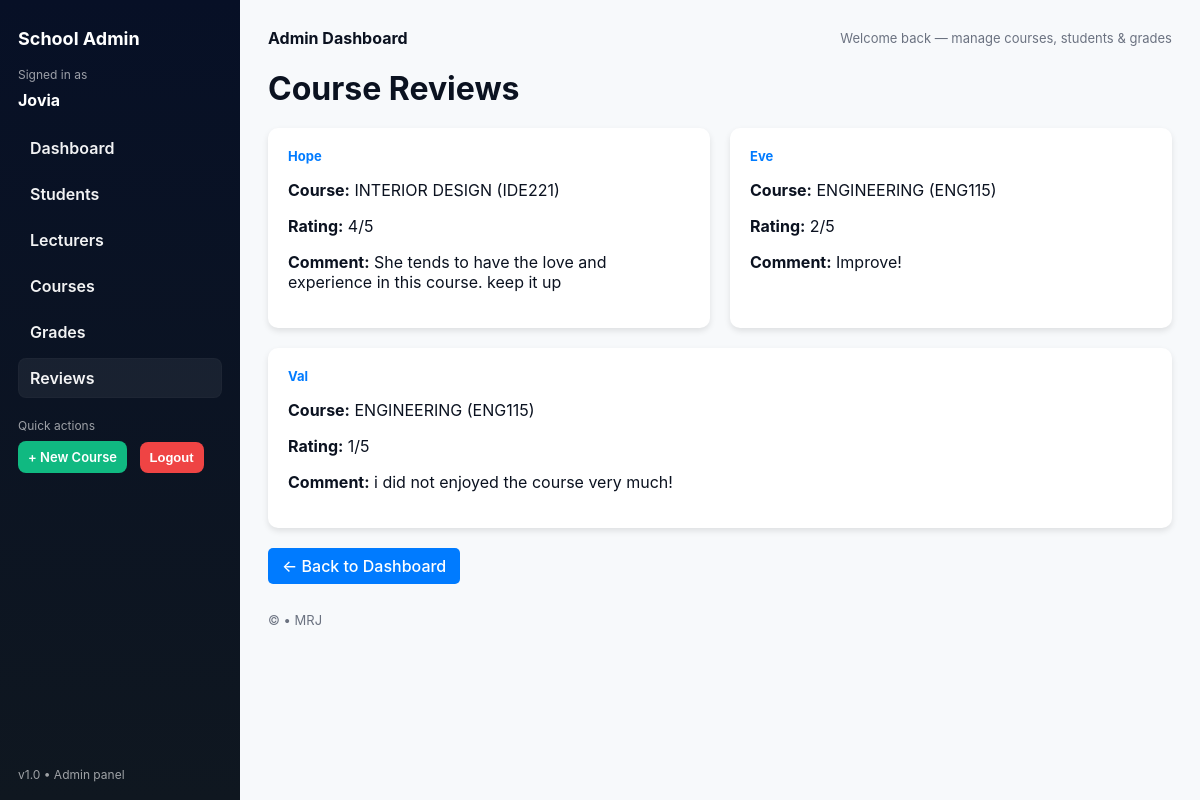
The app's page /reports/dashboard/admin/reviews/ (signed in) with its own data.
### reports/models.py (models this page shows, shortened)
class CourseReview (models.Model):
    course = models.ForeignKey(Course, on_delete=models.CASCADE, related_name='reviews')
    student = models.ForeignKey(Student, on_delete=models.CASCADE)
    rating = models.IntegerField(choices=[(i, str(i)) for i in range(1, 6)])
    comment = models.TextField(blank=True)

class Student(models.Model):
    user = models.OneToOneField(User, on_delete=models.CASCADE, null=True, blank=True)
    name = models.CharField(max_length=200)
    email = models.EmailField(unique=True)
    gpa = models.FloatField(default=0)  # New field for GPA

class Course(models.Model):
    name = models.CharField(max_length=200)
    code = models.CharField(max_length=200)
    credit_units = models.IntegerField()
    lecturer = models.CharField(max_length=200)
    students = models.ManyToManyField(Student, related_name='courses', blank=True)

### reports/views.py (the view)
# urls.py: path('dashboard/admin/reviews/', views.admin_reviews, name='admin_reviews'),
@login_required
@user_passes_test(admin_required)
def admin_reviews(request):
    reviews = CourseReview.objects.all()
    return render(request, 'reports/admin_reviews.html', {'reviews': reviews})

### reports/templates/reports/admin_reviews.html
{% extends "reports/admin_base.html" %}
{% block content %}
<h1 style="margin-bottom:20px;">Course Reviews</h1>
<div style="display: flex; flex-wrap: wrap; gap: 20px;">
    {% for review in reviews %}
    <div class="card" style="flex: 1 1 300px; background: #fff; padding: 20px; border-radius: 10px;
                             box-shadow: 0 3px 6px rgba(0,0,0,0.1);">
        <h3 style="margin-bottom:10px; color:#007bff;">{{ review.student.name }}</h3>
        <p><strong>Course:</strong> {{ review.course.name }} ({{ review.course.code }})</p>
        <p><strong>Rating:</strong> {{ review.rating }}/5</p>
        <p><strong>Comment:</strong> {{ review.comment|default:"-" }}</p>
    </div>
    {% empty %}
    <p>No reviews available.</p>
    {% endfor %}
</div>
<a href="{% url 'admin_dashboard' %}" class="btn-back"
   style="display:inline-block; margin-top:20px; padding:8px 14px; background:#007bff; color:white;
          border-radius:5px; text-decoration:none;">← Back to Dashboard</a>
{% endblock %}

### reports/templates/reports/admin_base.html (shortened to what this page needs)
{% load static %}
<!DOCTYPE html>
<html lang="en">
<head>
</head>
<body>
  <div class="wrap">
    <aside class="sidebar">
      <div class="brand">School Admin</div>
      <div class="small">Signed in as</div>
      <div style="margin:8px 0 16px 0; font-weight:700;">{{ request.user.username }}</div>
      <nav class="nav">
        <a href="{% url 'admin_dashboard' %}" class="{% if request.resolver_match.url_name == 'admin_dashboard' %}active{% endif %}">Dashboard</a>
        <a href="{% url 'admin_students' %}" class="{% if request.resolver_match.url_name == 'admin_students' %}active{% endif %}">Students</a>
        <a href="{% url 'admin_lecturers' %}" class="{% if request.resolver_match.url_name == 'admin_lecturers' %}active{% endif %}">Lecturers</a>
        <a href="{% url 'admin_courses' %}" class="{% if request.resolver_match.url_name == 'admin_courses' %}active{% endif %}">Courses</a>
        <a href="{% url 'admin_grades' %}" class="{% if request.resolver_match.url_name == 'admin_grades' %}active{% endif %}">Grades</a>
        <a href="{% url 'admin_reviews' %}" class="{% if request.resolver_match.url_name == 'admin_reviews' %}active{% endif %}">Reviews</a>
      </nav>
      <div class="small" style="margin-top:20px;">Quick actions</div>
      <div style="margin-top:8px;">
        <a class="btn view" href="{% url 'admin_create_course' %}" style="background:#10b981;">+ New Course</a>
        <form method="post" action="{% url 'logout' %}" style="display:inline-block; margin-left:8px;">
          <button class="btn delete" type="submit" style="background:#ef4444; border:none; cursor:pointer;">Logout</button>
        </form>
      </div>
      <div class="small sidebar-foot" style="position: absolute; bottom:18px; left:18px; right:18px;">v1.0 • Admin panel</div>
    </aside>
    <main class="main">
      <div class="topbar">
        <div><strong>Admin Dashboard</strong></div>
        <div class="small-muted">Welcome back — manage courses, students & grades</div>
      </div>
      {% block content %}{% endblock %}
      <footer>© {{ now|date:"Y" }} • MRJ</footer>
    </main>
  </div>
</body>
</html>

### reports/templates/reports/admin_base.html (style rules this page uses)
:root { --bg:#f7f9fb; --sidebar:#0f1720; --accent:#2563eb; --muted:#6b7280; --card:#ffffff; --success:#16a34a; --danger:#ef4444; --radius:10px; --gap:18px; font-family:Inter, system-ui, -apple-system, "Segoe UI", Roboto, "Helvetica Neue", Arial; }
.btn-back { display: inline-block; background-color: #007bff; color: #fff; padding: 8px 16px; border-radius: 6px; text-decoration: none; font-weight: 500; transition: background-color 0.3s ease; }
html,body { height:100%; margin:0; background:var(--bg); color:#0b1220; }
.wrap { display:flex; min-height:100vh; }
.sidebar { width:240px; background:linear-gradient(180deg,#071026 0%, #0f1720 100%); color:#fff; padding:28px 18px; box-sizing:border-box; }
.brand { font-weight:700; font-size:18px; margin-bottom:18px; display:flex; gap:10px; align-items:center; }
.nav { margin-top:18px; }
.nav a { display:flex; gap:12px; align-items:center; text-decoration:none; color:rgba(255,255,255,0.95); padding:10px 12px; border-radius:8px; margin-bottom:6px; font-weight:600; }
.nav a.active { background:rgba(255,255,255,0.06); box-shadow: inset 0 0 0 1px rgba(255,255,255,0.02); }
.sidebar .small { font-size:12px; color:rgba(255,255,255,0.6); margin-top:8px; }
.main { flex:1; padding:28px; box-sizing:border-box; }
.topbar { display:flex; justify-content:space-between; align-items:center; gap:16px; margin-bottom:16px; }
.card { background:var(--card); padding:18px; border-radius:var(--radius); box-shadow:0 6px 18px rgba(11,17,24,0.06); flex:1; min-width:200px; }
.card h3 { margin:0 0 8px 0; font-size:13px; color:var(--muted); }
.btn { display:inline-block; padding:8px 10px; border-radius:8px; text-decoration:none; color:white; font-weight:600; font-size:13px; }
.btn.view { background:var(--accent); }
.btn.delete { background:var(--danger); }
.small-muted { font-size:13px; color:var(--muted); }
footer { margin-top:28px; color:var(--muted); font-size:13px; }

### records on screen
CourseReview: student.name "Hope", course.name "INTERIOR DESIGN", course.code "IDE221", rating "4", comment "She tends to have the love and experience in this course. keep it up"
CourseReview: student.name "Eve", course.name "ENGINEERING", course.code "ENG115", rating "2", comment "Improve!"
CourseReview: student.name "Val", course.name "ENGINEERING", course.code "ENG115", rating "1", comment "i did not enjoyed the course very much!"

### other values on screen
{{ request.user.username }} "Jovia"
